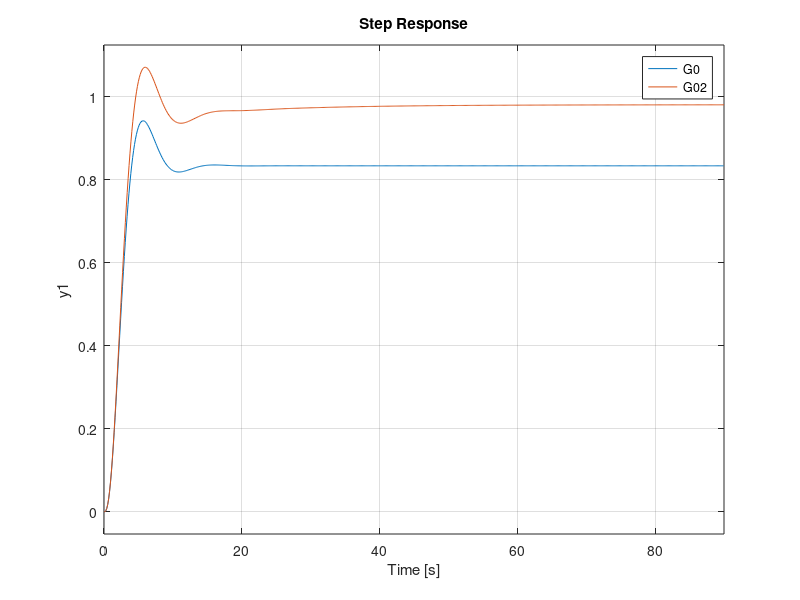

Here is the MATLAB script that generated this plot:
G=tf(5, conv([0.5,1],conv([1,1],[10,1])));
Gc=1;
G0=feedback(Gc*G, 1);
pole(G0);

Gc2 = tf([1,0.071],[1,0.0071])
G02 = feedback(Gc2*G, 1);
pole(G02)
step(G0, G02)
legend('G0', 'G02')